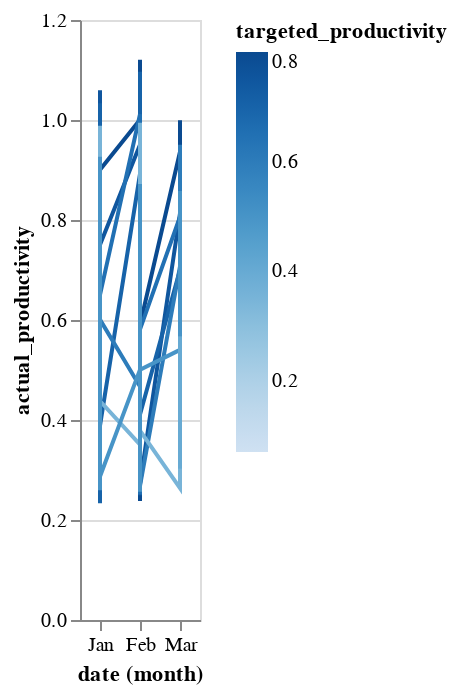

Write notebook code for a chart like this one.
### Markdown cell above
Productivity is highes in Quarter 3.

### Code cell
alt.Chart(data).mark_line().encode(
   x="month(date):O",
   y="actual_productivity",
   color="targeted_productivity",
)

### Figure 1 — Vega-Lite specification as saved in the notebook (floating-point values rounded to 4 significant figures; data arrays with more than 128 entries replaced by an {"elided": "..."} marker saying what was removed)
{"config": {"view": {"continuousWidth": 400, "continuousHeight": 300}}, "data": {"name": "data-ab4b382272822498bc1c154d80edb0fe"}, "mark": "line", "encoding": {"color": {"type": "quantitative", "field": "targeted_productivity"}, "x": {"type": "ordinal", "field": "date", "timeUnit": "month"}, "y": {"type": "quantitative", "field": "actual_productivity"}}, "$schema": "https://vega.github.io/schema/vega-lite/v4.8.1.json", "datasets": {"data-ab4b382272822498bc1c154d80edb0fe": {"elided": "1197 records"}}}
